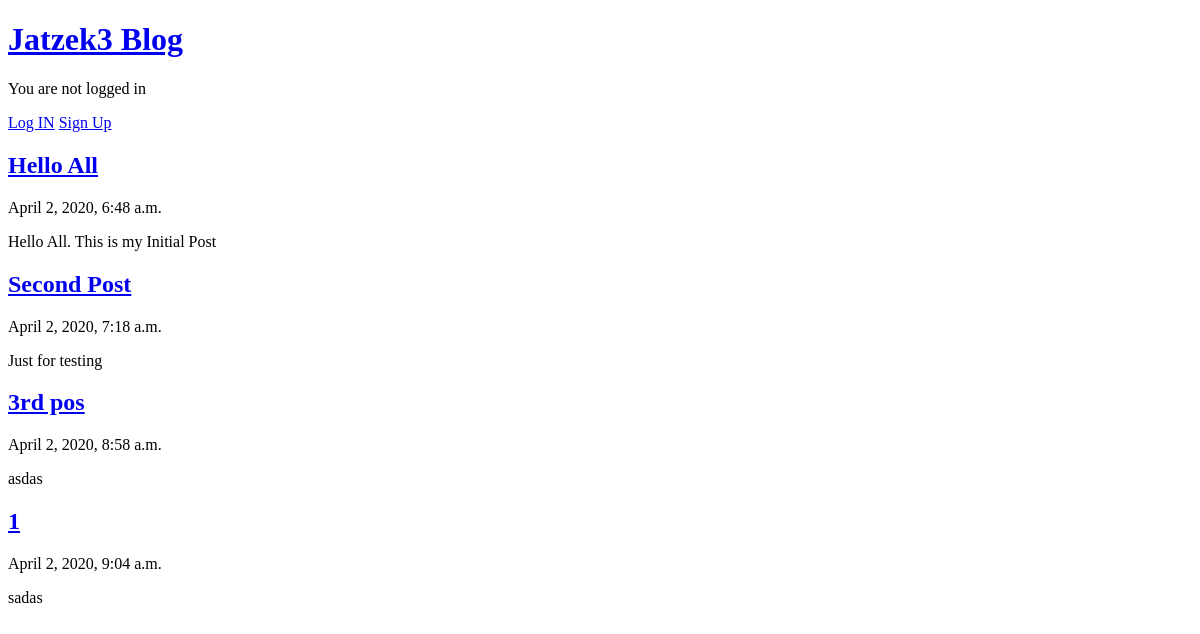
Before: / with the older database file.
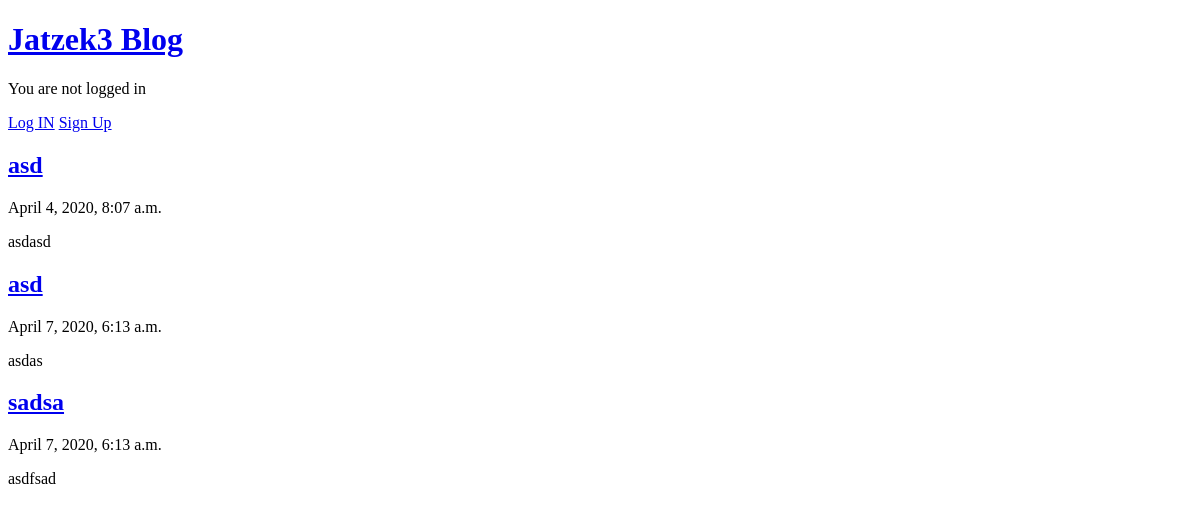
After: the same page with the newer database file.
### blog/models.py (models this page shows, shortened)
class Post(models.Model):
    title = models.CharField(max_length=200)
    body = models.TextField()
    created_at = models.DateTimeField(auto_now_add=True)
    updated_at = models.DateTimeField(auto_now=True)

### blog/views.py (the view)
# urls.py: path('', BlogListView.as_view(), name='home'),
class BlogListView(ListView):
    model = Post
    template_name = 'home.html'

### templates/home.html
{% extends 'base.html' %}
{% block content %}
    {% for post in object_list %}
    <div class="post-entry">
        <h2><a href="{% url 'post_detail' post.pk %}">{{ post.title }}</a></h2>
        <p>{{ post.created_at }}</p>
        <p>{{ post.body }}</p>
    </div>
    {% endfor %}
{% endblock content %}

### templates/base.html (shortened to what this page needs)
<!DOCTYPE html>
<html lang="en">
<head>
</head>
<body>
    <div>
    <header><div class="nav-bar-home">
        <h1><a href="{% url 'home' %}">Jatzek3 Blog</a></h1>
    </header>
    {% if user.is_authenticated %}
    <p> {{ user.username }}</p>
        <a href="{% url 'post_new' %}">New Blog Post</a>
        <p><a href="{% url 'logout' %}">Log out</a> </p>
    {% else %}
    <p>You are not logged in</p>
        <a href="{% url 'login' %}">Log IN</a>
        <a href="{% url 'signup' %}">Sign Up</a>
    {% endif %}
    {% block content %}
    {% endblock content %}
</div>
</body>
</html>

Changed rows visible on the page:
removed Post: title "Hello All", created_at "April 2, 2020, 6:48 a.m.", body "Hello All. This is my Initial Post"
removed Post: title "Second Post", created_at "April 2, 2020, 7:18 a.m.", body "Just for testing"
removed Post: title "3rd pos", created_at "April 2, 2020, 8:58 a.m.", body "asdas"
removed Post: title "1", created_at "April 2, 2020, 9:04 a.m.", body "sadas"
added Post: title "asd", created_at "April 4, 2020, 8:07 a.m.", body "asdasd"
added Post: title "asd", created_at "April 7, 2020, 6:13 a.m.", body "asdas"
added Post: title "sadsa", created_at "April 7, 2020, 6:13 a.m.", body "asdfsad"
